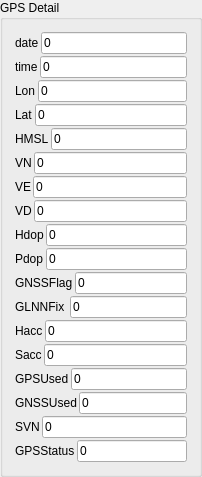
           <widget class="QGroupBox" name="gpsDisplay">
            <property name="sizePolicy">
             <sizepolicy hsizetype="MinimumExpanding" vsizetype="Preferred">
              <horstretch>0</horstretch>
              <verstretch>0</verstretch>
             </sizepolicy>
            </property>
            <property name="minimumSize">
             <size>
              <width>200</width>
              <height>450</height>
             </size>
            </property>
            <property name="title">
             <string>GPS Detail</string>
            </property>
            <layout class="QVBoxLayout" name="verticalLayout_75">
             <property name="spacing">
              <number>2</number>
             </property>
             <property name="leftMargin">
              <number>12</number>
             </property>
             <property name="topMargin">
              <number>12</number>
             </property>
             <property name="rightMargin">
              <number>12</number>
             </property>
             <property name="bottomMargin">
              <number>12</number>
             </property>
             <item>
              <layout class="QHBoxLayout" name="horizontalLayout_149">
               <item>
                <widget class="QLabel" name="label_gps_date">
                 <property name="text">
                  <string>date</string>
                 </property>
                </widget>
               </item>
               <item>
                <widget class="QLineEdit" name="le_gps_date">
                 <property name="text">
                  <string>0</string>
                 </property>
                 <property name="readOnly">
                  <bool>true</bool>
                 </property>
                </widget>
               </item>
              </layout>
             </item>
             <item>
              <layout class="QHBoxLayout" name="horizontalLayout_150">
               <item>
                <widget class="QLabel" name="label_84">
                 <property name="text">
                  <string>time</string>
                 </property>
                </widget>
               </item>
               <item>
                <widget class="QLineEdit" name="le_gps_time">
                 <property name="text">
                  <string>0</string>
                 </property>
                 <property name="readOnly">
                  <bool>true</bool>
                 </property>
                </widget>
               </item>
              </layout>
             </item>
             <item>
              <layout class="QHBoxLayout" name="horizontalLayout_151">
               <item>
                <widget class="QLabel" name="label_85">
                 <property name="text">
                  <string>Lon</string>
                 </property>
                </widget>
               </item>
               <item>
                <widget class="QLineEdit" name="le_gps_longitude">
                 <property name="text">
                  <string>0</string>
                 </property>
                 <property name="readOnly">
                  <bool>true</bool>
                 </property>
                </widget>
               </item>
              </layout>
             </item>
             <item>
              <layout class="QHBoxLayout" name="horizontalLayout_152">
               <item>
                <widget class="QLabel" name="label_86">
                 <property name="text">
                  <string>Lat</string>
                 </property>
                </widget>
               </item>
               <item>
                <widget class="QLineEdit" name="le_gps_latitude">
                 <property name="text">
                  <string>0</string>
                 </property>
                 <property name="readOnly">
                  <bool>true</bool>
                 </property>
                </widget>
               </item>
              </layout>
             </item>
             <item>
              <layout class="QHBoxLayout" name="horizontalLayout_153">
               <item>
                <widget class="QLabel" name="label_87">
                 <property name="text">
                  <string>HMSL</string>
                 </property>
                </widget>
               </item>
               <item>
                <widget class="QLineEdit" name="le_gps_hmsl">
                 <property name="text">
                  <string>0</string>
                 </property>
                 <property name="readOnly">
                  <bool>true</bool>
                 </property>
                </widget>
               </item>
              </layout>
             </item>
             <item>
              <layout class="QHBoxLayout" name="horizontalLayout_154">
               <item>
                <widget class="QLabel" name="label_88">
                 <property name="text">
                  <string>VN</string>
                 </property>
                </widget>
               </item>
               <item>
                <widget class="QLineEdit" name="le_gps_VN">
                 <property name="text">
                  <string>0</string>
                 </property>
                 <property name="readOnly">
                  <bool>true</bool>
                 </property>
                </widget>
               </item>
              </layout>
             </item>
             <item>
              <layout class="QHBoxLayout" name="horizontalLayout_155">
               <item>
                <widget class="QLabel" name="label_89">
                 <property name="text">
                  <string>VE</string>
                 </property>
                </widget>
               </item>
               <item>
                <widget class="QLineEdit" name="le_gps_VE">
                 <property name="text">
                  <string>0</string>
                 </property>
                 <property name="readOnly">
                  <bool>true</bool>
                 </property>
                </widget>
               </item>
              </layout>
             </item>
             <item>
              <layout class="QHBoxLayout" name="horizontalLayout_156">
               <item>
                <widget class="QLabel" name="label_90">
                 <property name="text">
                  <string>VD</string>
                 </property>
                </widget>
               </item>
               <item>
                <widget class="QLineEdit" name="le_gps_VD">
                 <property name="text">
                  <string>0</string>
                 </property>
                 <property name="readOnly">
                  <bool>true</bool>
                 </property>
                </widget>
               </item>
              </layout>
             </item>
             <item>
              <layout class="QHBoxLayout" name="horizontalLayout_166">
               <item>
                <widget class="QLabel" name="label_98">
                 <property name="text">
                  <string>Hdop</string>
                 </property>
                </widget>
               </item>
               <item>
                <widget class="QLineEdit" name="le_gps_hdop">
                 <property name="text">
                  <string>0</string>
                 </property>
                 <property name="readOnly">
                  <bool>true</bool>
                 </property>
                </widget>
               </item>
              </layout>
             </item>
             <item>
              <layout class="QHBoxLayout" name="horizontalLayout_167">
               <item>
                <widget class="QLabel" name="label_99">
                 <property name="text">
                  <string>Pdop</string>
                 </property>
                </widget>
               </item>
               <item>
                <widget class="QLineEdit" name="le_gps_pdop">
                 <property name="text">
                  <string>0</string>
                 </property>
                 <property name="readOnly">
                  <bool>true</bool>
                 </property>
                </widget>
               </item>
              </layout>
             </item>
             <item>
              <layout class="QHBoxLayout" name="horizontalLayout_168">
               <item>
                <widget class="QLabel" name="label_100">
                 <property name="text">
                  <string>&lt;html&gt;&lt;head/&gt;&lt;body&gt;&lt;p&gt;GNSSFlag&lt;/p&gt;&lt;/body&gt;&lt;/html&gt;</string>
                 </property>
                </widget>
               </item>
               <item>
                <widget class="QLineEdit" name="le_gps_GNSSFlag">
                 <property name="text">
                  <string>0</string>
                 </property>
                 <property name="readOnly">
                  <bool>true</bool>
                 </property>
                </widget>
               </item>
              </layout>
             </item>
             <item>
              <layout class="QHBoxLayout" name="horizontalLayout_169">
               <item>
                <widget class="QLabel" name="label_101">
                 <property name="text">
                  <string>GLNNFix </string>
                 </property>
                </widget>
               </item>
               <item>
                <widget class="QLineEdit" name="le_gps_gnssFix">
                 <property name="text">
                  <string>0</string>
                 </property>
                 <property name="readOnly">
                  <bool>true</bool>
                 </property>
                </widget>
               </item>
              </layout>
             </item>
             <item>
              <layout class="QHBoxLayout" name="horizontalLayout_170">
               <item>
                <widget class="QLabel" name="label_102">
                 <property name="text">
                  <string>Hacc</string>
                 </property>
                </widget>
               </item>
               <item>
                <widget class="QLineEdit" name="le_gps_hacc">
                 <property name="text">
                  <string>0</string>
                 </property>
                 <property name="readOnly">
                  <bool>true</bool>
                 </property>
                </widget>
               </item>
              </layout>
             </item>
             <item>
              <layout class="QHBoxLayout" name="horizontalLayout_171">
               <item>
                <widget class="QLabel" name="label_103">
                 <property name="text">
                  <string>Sacc</string>
                 </property>
                </widget>
               </item>
               <item>
                <widget class="QLineEdit" name="le_gps_sacc">
                 <property name="text">
                  <string>0</string>
                 </property>
                 <property name="readOnly">
                  <bool>true</bool>
                 </property>
                </widget>
               </item>
              </layout>
             </item>
             <item>
              <layout class="QHBoxLayout" name="horizontalLayout_172">
               <item>
                <widget class="QLabel" name="label_104">
                 <property name="text">
                  <string>GPSUsed</string>
                 </property>
                </widget>
               </item>
               <item>
                <widget class="QLineEdit" name="le_gps_guse">
                 <property name="text">
                  <string>0</string>
                 </property>
                 <property name="readOnly">
                  <bool>true</bool>
                 </property>
                </widget>
               </item>
              </layout>
             </item>
             <item>
              <layout class="QHBoxLayout" name="horizontalLayout_339">
               <item>
                <widget class="QLabel" name="label_204">
                 <property name="text">
                  <string>GNSSUsed</string>
                 </property>
                </widget>
               </item>
               <item>
                <widget class="QLineEdit" name="le_gps_gnuse">
                 <property name="text">
                  <string>0</string>
                 </property>
                 <property name="readOnly">
                  <bool>true</bool>
                 </property>
                </widget>
               </item>
              </layout>
             </item>
             <item>
              <layout class="QHBoxLayout" name="horizontalLayout_340">
               <item>
                <widget class="QLabel" name="label_205">
                 <property name="text">
                  <string>SVN</string>
                 </property>
                </widget>
               </item>
               <item>
                <widget class="QLineEdit" name="le_gps_svn">
                 <property name="text">
                  <string>0</string>
                 </property>
                 <property name="readOnly">
                  <bool>true</bool>
                 </property>
                </widget>
               </item>
              </layout>
             </item>
             <item>
              <layout class="QHBoxLayout" name="horizontalLayout_341">
               <item>
                <widget class="QLabel" name="label_206">
                 <property name="text">
                  <string>GPSStatus</string>
                 </property>
                </widget>
               </item>
               <item>
                <widget class="QLineEdit" name="le_gps_gps">
                 <property name="text">
                  <string>0</string>
                 </property>
                 <property name="readOnly">
                  <bool>true</bool>
                 </property>
                </widget>
               </item>
              </layout>
             </item>
            </layout>
           </widget>
